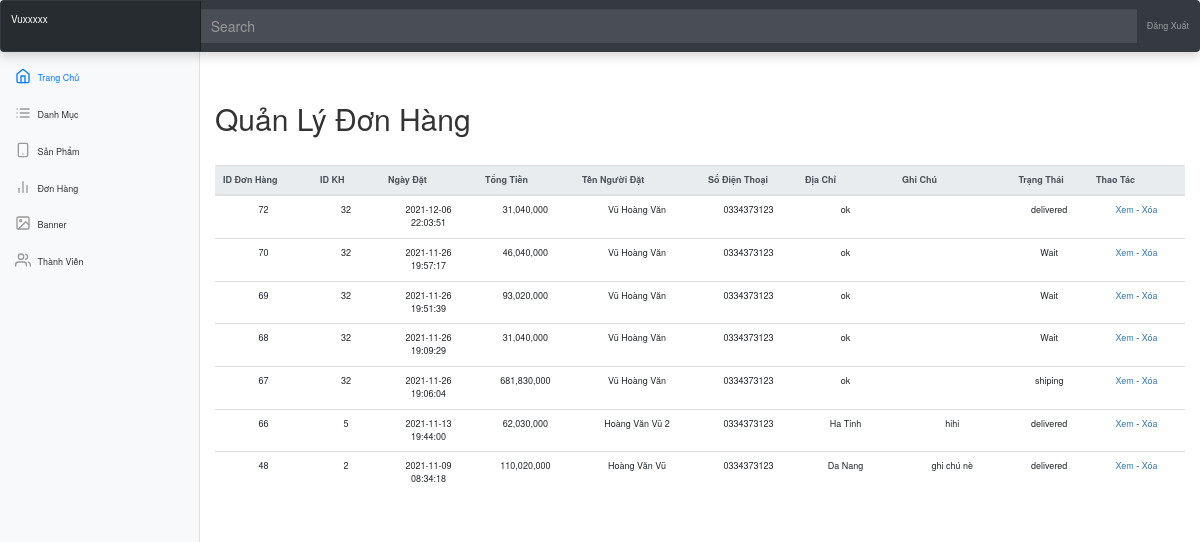
Page /admin/index.php?controller=cart (signed in) on the committed database.
### tables this page shows
CREATE TABLE `bill` (
  `id_bill` int(11) NOT NULL,
  `id_user` varchar(250) NOT NULL,
  `date_order` datetime NOT NULL,
  `status` varchar(250) NOT NULL DEFAULT 'Wait',
  `address` varchar(250) NOT NULL,
  `phone` varchar(100) NOT NULL,
  `fullname` varchar(250) NOT NULL,
  `note` varchar(250) NOT NULL,
  `subtotal` varchar(100) NOT NULL
);

### admin/model/DBconfig.php (called while the page is built, shortened)
<?php
function connection(){
    $dburl = "mysql:host=localhost;dbname=webdt;charset=utf8";
    $username = 'root';
    $password = '';
    $conn = new PDO($dburl, $username, $password);
    $conn->setAttribute(PDO::ATTR_ERRMODE, PDO::ERRMODE_EXCEPTION);
    return $conn;
}
function selectCart($sql){
    $conn = connection();
    $stmt = $conn->prepare($sql);
    $stmt->execute();
    $data = $stmt->fetchAll();
    return $data;
}

### admin/view/cart/list_cart.php (the view)
<?php
    include ('view/public/navbar.php');
?>
<main role="main" class="col-md-9 ml-sm-auto col-lg-10 px-md-4">
    <h2 style="margin-top: 30px; margin-bottom: 30px;">Quản Lý Đơn Hàng</h2>
    <div class="table-responsive">
        <form action="" method="post">
            <table class="table">
                <thead class="thead-light">
                    <tr>
                    <tr>
                        <th class="th_id_bill">ID Đơn Hàng</th>
                        <th class="th_user">ID KH</th>
                        <th class="th_date">Ngày Đặt</th>
                        <th class="th_subtotal">Tổng Tiền</th>
                        <th class="th_fullname">Tên Người Đặt</th>
                        <th class="th_id_phone">Số Điện Thoại</th>
                        <th class="th_address">Địa Chỉ</th>
                        <th class="th_note">Ghi Chú</th>
                        <th class="th_status">Trạng Thái</th>
                        <th class="th_action_bill">Thao Tác</th>
                    </tr>
                    </tr>
                </thead>
                <tbody>
                    <?php
                        foreach ($selectCart as $value) {
                    ?>
                    <tr>
                        <td><?php echo $value['id_bill'] ?></td>
                        <td><?php echo $value['id_user'] ?></td>
                        <td><?php echo $value['date_order'] ?></td>
                        <td><?php echo number_format($value['subtotal']) ?></td>
                        <td><?php echo $value['fullname'] ?></td>
                        <td><?php echo $value['phone'] ?></td>
                        <td><?php echo $value['address'] ?></td>
                        <td><?php echo $value['note'] ?></td>
                        <td><?php echo $value['status'] ?></td>
                        <td>
                            <a href="index.php?controller=cart&act=detail_bill&id_bill=<?php echo $value['id_bill'] ?>">Xem</a> -
                            <a href="index.php?controller=cart&act=delete&id_bill=<?php echo $value['id_bill'] ?>">Xóa</a>
                        </td>
                    </tr>
                    <?php } ?>
                </tbody>
            </table>
        </form>
    </div>
</main>
<?php
    include ('view/public/footer.php');
?>

### admin/view/public/css/style.css (style rules this page uses)
body { font-size: 0.9rem; }
table { text-align: center; }
table tr th.th_id_bill { width: 10%; }
table tr th.th_user { width: 7%; }
table tr th.th_date { width: 10%; }
table tr th.th_subtotal { width: 10%; }
table tr th.th_id_phone { width: 10%; }
table tr th.th_fullname { width: 13%; }
table tr th.th_address { width: 10%; }
table tr th.th_note { width: 12%; }
table tr th.th_status { width: 8%; }
table tr th.th_action_bill { width: 10%; }

### rows in the picture
bill: id_bill "72", id_user "32", date_order "2021-12-06 22:03:51", subtotal "31,040,000", fullname "Vũ Hoàng Văn", phone "0334373123", address "ok", status "delivered"
bill: id_bill "70", id_user "32", date_order "2021-11-26 19:57:17", subtotal "46,040,000", fullname "Vũ Hoàng Văn", phone "0334373123", address "ok", status "Wait"
bill: id_bill "69", id_user "32", date_order "2021-11-26 19:51:39", subtotal "93,020,000", fullname "Vũ Hoàng Văn", phone "0334373123", address "ok", status "Wait"
bill: id_bill "68", id_user "32", date_order "2021-11-26 19:09:29", subtotal "31,040,000", fullname "Vũ Hoàng Văn", phone "0334373123", address "ok", status "Wait"
bill: id_bill "67", id_user "32", date_order "2021-11-26 19:06:04", subtotal "681,830,000", fullname "Vũ Hoàng Văn", phone "0334373123", address "ok", status "shiping"
bill: id_bill "66", id_user "5", date_order "2021-11-13 19:44:00", subtotal "62,030,000", fullname "Hoàng Văn Vũ 2", phone "0334373123", address "Ha Tinh", note "hihi", status "delivered"
bill: id_bill "48", id_user "2", date_order "2021-11-09 08:34:18", subtotal "110,020,000", fullname "Hoàng Văn Vũ", phone "0334373123", address "Da Nang", note "ghi chú nè", status "delivered"
